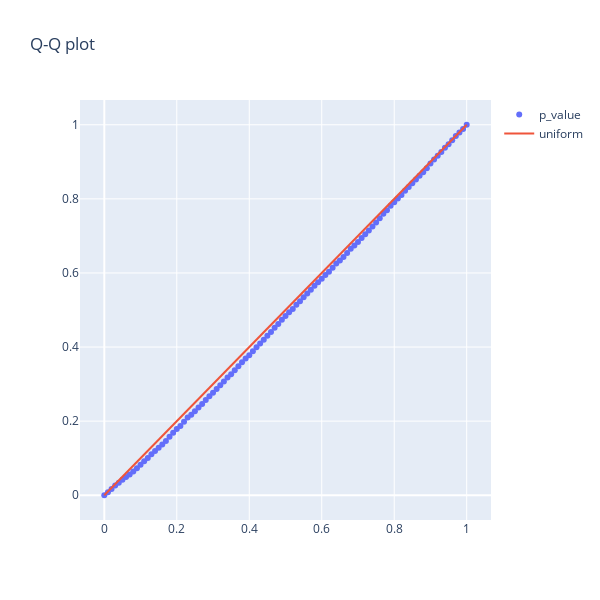

Here is the notebook cell this chart was saved with:
### Code cell
fig = go.Figure([go.Scatter(x=x, y=probs, mode="markers", name="p_value"),
                 go.Scatter(x=x, y=x, mode="lines", name="uniform")])
fig.update_layout(height=600, width=600, title="Q-Q plot")
